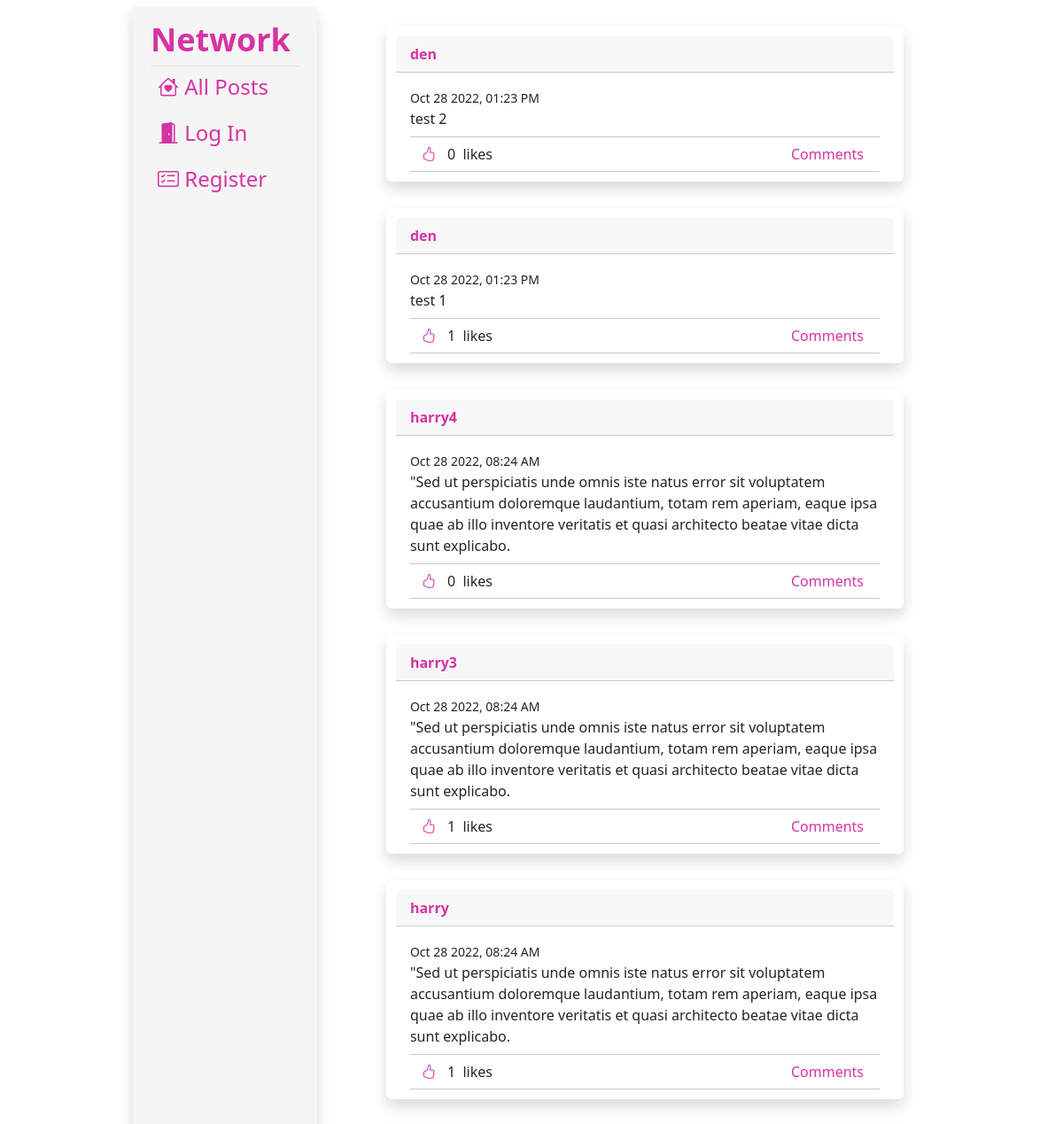
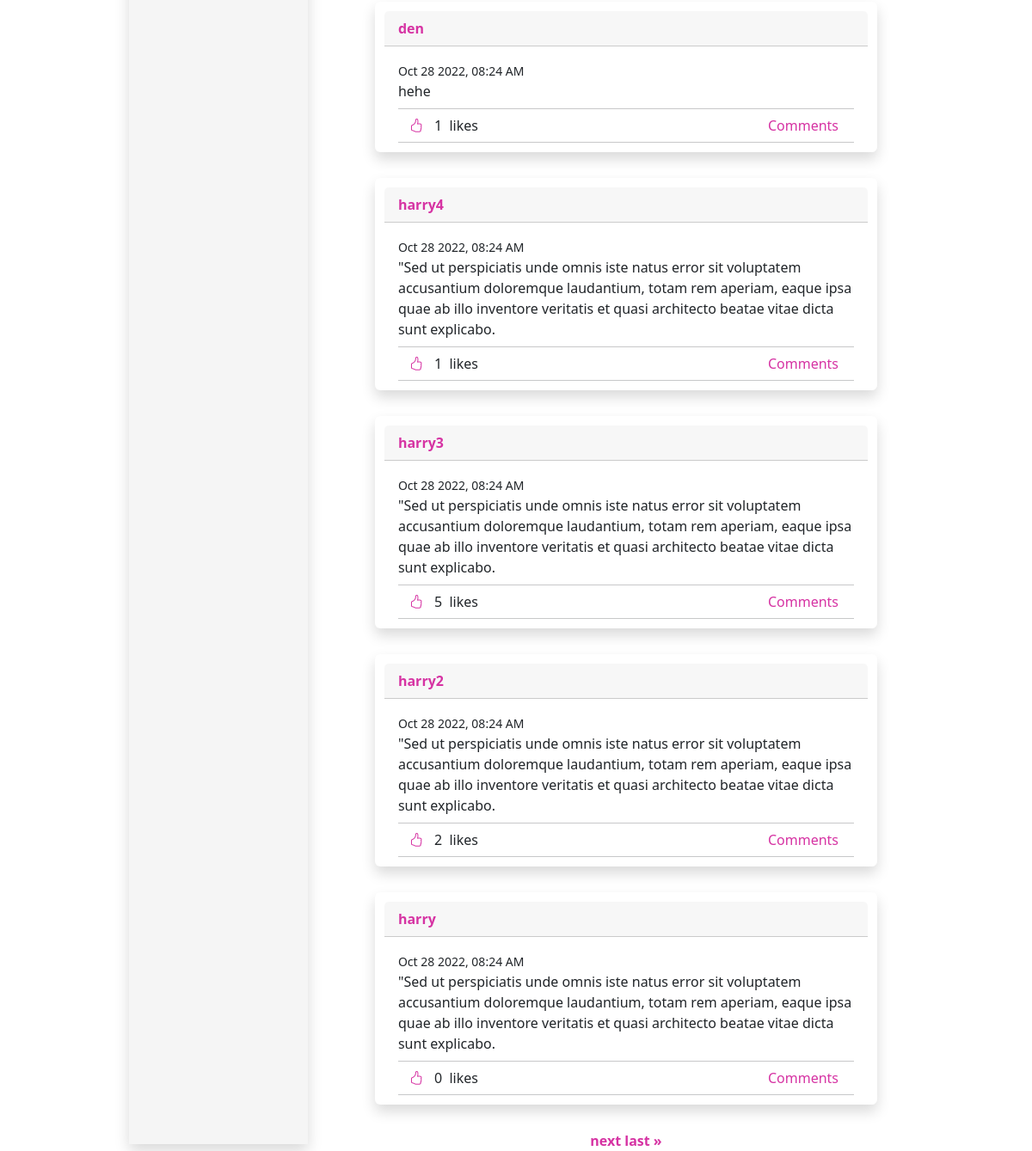
The page / on the database its author committed (2 pictures, top to bottom).
### network/models.py (models this page shows)
class User(AbstractUser):
    pass

class Post(models.Model):
    sender = models.ForeignKey(User, on_delete=models.CASCADE, related_name="posts")
    timestamp = models.DateTimeField(auto_now_add=True)
    body_text = models.CharField(max_length=500)
    likes = models.ManyToManyField(User, related_name = 'liked_posts', blank=True)
    class Meta:
        ordering = ['-timestamp']
    def serialize(self):
        return {
            "id": self.id,
            "sender": self.sender.id,
            "sender_name": self.sender.username,
            "timestamp": self.timestamp.strftime("%b %d %Y, %I:%M %p"),
            "body_text": self.body_text,
            "likes": [user.id for user in self.likes.all()],
            'likes_count': self.likes.all().count(),
            'comments': [com.serialize() for com in self.post_comments.all()]
        }

### network/views.py (the view)
# urls.py: path("", views.index, name="index"),
def index(request):
    posts = Post.objects.all()
    all_posts = [item.serialize() for item in posts]
    paginator = Paginator(all_posts, 10)
    page_number = request.GET.get('page')
    page_obj = paginator.get_page(page_number)
    if request.user.is_authenticated:
        if request.method == "GET" :
            user = request.user
            user_profil = Profil.objects.get(pk=user)
        return render(request, "network/index.html", {
        'page_obj': page_obj,
        'img': user_profil.image
        })
    else:
        if request.method == "GET" :
            return render(request, "network/index.html", {
            'page_obj': page_obj,
            })

### network/models.py (called while the page is built)
    def serialize(self):
        return {
            "id": self.id,
            "sender": self.sender.id,
            "post_id": self.post.id,
            "sender_name": self.sender.username,
            "timestamp": self.timestamp.strftime("%b %d %Y, %I:%M %p"),
            "body_text": self.body_text,
        }

### network/templates/network/index.html (shortened to what this page needs)
{% extends "network/layout.html" %}
{% load static %}
{% block body %}
<div class="page">
  <div id="container_posts" data-person="{{ user.id }}">
    {% for item in page_obj %}
    <div class="post_item card shadow">
        <div class="card-header">
            <div><a href="{% url 'user_detail_profil' item.sender %}">{{item.sender_name}}</a></div>
        </div>
        <div class="card-body">
            <div><small>{{item.timestamp}}</small></div>
            <div id="body{{item.id}}">{{item.body_text}}</div>
            <hr>
            <div class="like_comments">
                <div class="like_btn_comment_name">
                    <div class="like_button">
                        <form id="{{item.id}}" class="form_add_like" >
                            <button id="" class="btn btn-outline-info" type="submit" data-person_id="{{item.sender}}" data-post_id="{{item.id}}"><i class="bi bi-hand-thumbs-up"></i></button>
                        </form>
                        <div id="count{{item.id}}">{{item.likes_count}}</div>
                        <div>&nbsp; likes</div>
                    </div>
                    <div class="comments_name" data-post_id="{{item.id}}">
                        <button type="button" class="btn btn-outline-info">Comments</button>
                    </div>
                </div>
            </div>
            <hr class="hr_bottom">
        </div>
    </div>
    {% endfor %}
  </div>
</div>
<div class="pagination justify-content-center">
  <span class="step-links">
      {% if page_obj.has_next %}
          <a href="?page={{ page_obj.next_page_number }}">next</a>
          <a href="?page={{ page_obj.paginator.num_pages }}">last &raquo;</a>
      {% endif %}
  </span>
</div>
{% endblock %}

### network/templates/network/layout.html (shortened to what this page needs)
{% load static %}
<!DOCTYPE html>
<html lang="en">
    <head>
        <link href="https://cdn.jsdelivr.net/npm/bootstrap@5.2.2/dist/css/bootstrap.min.css" rel="stylesheet">
        <link rel="stylesheet" href="https://cdn.jsdelivr.net/npm/bootstrap-icons@1.9.1/font/bootstrap-icons.css">
        <link href="{% static 'network/styles.css' %}" rel="stylesheet">
    </head>
    <body class="d-flex justify-content-center">
        <div class="container d-flex flex-column flex-md-row ">
            <nav class="navbar navbar-expand-md navbar-light d-flex flex-md-column" >
                <div class="collapse navbar-collapse w-100 align-items-baseline shadow" id="navbarSupportedContent">
                    <ul class="navbar-nav w-90 flex-md-column text-center text-md-start">
                        <li class="nav-item">
                            <a class="navbar-brand border-bottom" href="{% url 'index' %}">Network</a>
                        </li>
                        <li class="nav-item">
                            <a class="nav-link" href="{% url 'index' %}" id="all_post"><i class="bi bi-house-heart"></i>&nbsp;All Posts</a>
                        </li>
                        {% if user.is_authenticated %}
                            <li class="nav-item">
                                <a class="nav-link" href="{% url 'following_page' %}" id="following_nav"><i class="bi bi-people-fill"></i>&nbsp;Following</a>
                            </li>
                            <li class="nav-item">
                                <a class="nav-link" href="{% url 'logout' %}"><i class="bi bi-door-closed-fill"></i>&nbsp;Log Out</a>
                            </li>
                        {% else %}
                            <li class="nav-item">
                                <a class="nav-link" href="{% url 'login' %}"><i class="bi bi-door-open-fill"></i>&nbsp;Log In</a>
                            </li>
                            <li class="nav-item">
                                <a class="nav-link" href="{% url 'register' %}"><i class="bi bi-card-checklist"></i>&nbsp;Register</a>
                            </li>
                        {% endif %}
                    </ul>
                </div>
            </nav>
            <main class="ps-0 ps-md-5 flex-grow-1 align-items-center justify-content-center">
                <div>
                    {% block body %}
                    {% endblock %}
                </div>
            </main>
        </div>
    </body>
</html>

### network/static/network/styles.css (style rules this page uses)
.container { max-width: 900px; margin-left: 0; margin-right: 0; padding-left: 0; padding-right: 0; }
.collapse { padding-left: 20px; padding-right: 20px; }
.navbar-expand-md .navbar-nav .nav-link, .navbar-brand { padding-right: 10px; }
.navbar-brand { font-size: 3vw; margin-right: 0; }
.nav-link { font-size: 2vw; }
#navbarSupportedContent { background-color: rgba(0, 0, 0, 0.04); margin-top: 0; padding-top: 10px; }
.navbar-brand, .nav-link { color: #D633A3; }
a { text-decoration: none; color: #D633A3; font-weight: bold; }
.card { margin: 30px; padding: 10px; border-color: transparent; }
.card-header, .like_button, .like_btn_comment_name { display: flex; align-items: center; justify-content: space-between; }
.card-body { padding-bottom: 0; }
.like_button { margin: 0; }
.like_comments { margin: 0px 5px 0px 0px; }
.btn-outline-info { --bs-btn-border-color: transparent; --bs-btn-focus-shadow-rgb: 13,202,240; --bs-btn-active-color: white; --bs-btn-active-bg: #D633A3; --bs-btn-active-border-color: #D633A3; }
hr { margin: 0.5rem 0; }
.btn-outline-info { --bs-btn-color: #D633A3; --bs-btn-hover-bg: #d633a3; --bs-btn-hover-border-color:var(--bs-btn-bg); --bs-btn-hover-color: white; }
hr { margin-bottom: 0; }
.hr_bottom { margin-top: 0; margin-bottom: 0; }
.comments_name { color: #D633A3; }

### rows shown on the page
User: sender_name "den" "den" "den"
Post: body_text "test 2"
Post: body_text "test 1"
User: sender_name "harry4" "harry4"
Post: body_text "\"Sed ut perspiciatis unde omnis iste natus error sit voluptatem accusantium doloremque laudantium, totam rem aperiam, eaque ipsa quae ab illo inventore veritatis et quasi architecto beatae vitae dicta sunt explicabo."
User: sender_name "harry3" "harry3"
Post: body_text "\"Sed ut perspiciatis unde omnis iste natus error sit voluptatem accusantium doloremque laudantium, totam rem aperiam, eaque ipsa quae ab illo inventore veritatis et quasi architecto beatae vitae dicta sunt explicabo."
User: sender_name "harry" "harry"
Post: body_text "\"Sed ut perspiciatis unde omnis iste natus error sit voluptatem accusantium doloremque laudantium, totam rem aperiam, eaque ipsa quae ab illo inventore veritatis et quasi architecto beatae vitae dicta sunt explicabo."
Post: body_text "hehe"
Post: body_text "\"Sed ut perspiciatis unde omnis iste natus error sit voluptatem accusantium doloremque laudantium, totam rem aperiam, eaque ipsa quae ab illo inventore veritatis et quasi architecto beatae vitae dicta sunt explicabo."
Post: body_text "\"Sed ut perspiciatis unde omnis iste natus error sit voluptatem accusantium doloremque laudantium, totam rem aperiam, eaque ipsa quae ab illo inventore veritatis et quasi architecto beatae vitae dicta sunt explicabo."
User: sender_name "harry2"
Post: body_text "\"Sed ut perspiciatis unde omnis iste natus error sit voluptatem accusantium doloremque laudantium, totam rem aperiam, eaque ipsa quae ab illo inventore veritatis et quasi architecto beatae vitae dicta sunt explicabo."
Post: body_text "\"Sed ut perspiciatis unde omnis iste natus error sit voluptatem accusantium doloremque laudantium, totam rem aperiam, eaque ipsa quae ab illo inventore veritatis et quasi architecto beatae vitae dicta sunt explicabo."

### other values the page prints
{{ item.timestamp }} "Oct 28 2022, 01:23 PM" "Oct 28 2022, 01:23 PM" "Oct 28 2022, 08:24 AM" "Oct 28 2022, 08:24 AM" "Oct 28 2022, 08:24 AM" "Oct 28 2022, 08:24 AM" "Oct 28 2022, 08:24 AM" "Oct 28 2022, 08:24 AM" "Oct 28 2022, 08:24 AM" "Oct 28 2022, 08:24 AM"
{{ item.likes_count }} "0" "1" "0" "1" "1" "1" "1" "5" "2" "0"
